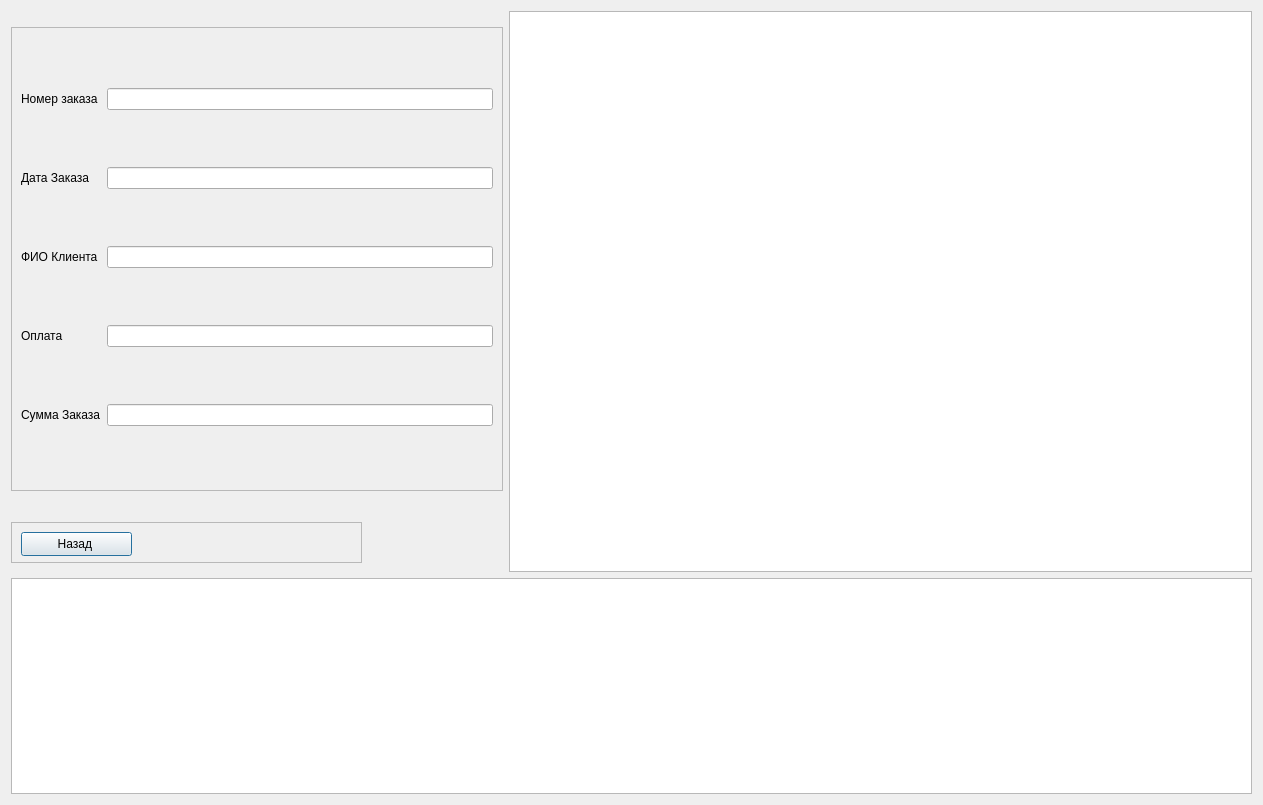
<?xml version="1.0" encoding="UTF-8"?>
<ui version="4.0">
 <class>ClientOrder</class>
 <widget class="QDialog" name="ClientOrder">
  <property name="geometry">
   <rect>
    <x>0</x>
    <y>0</y>
    <width>1263</width>
    <height>805</height>
   </rect>
  </property>
  <property name="windowTitle">
   <string>Dialog</string>
  </property>
  <layout class="QGridLayout" name="gridLayout_2">
   <item row="0" column="0">
    <widget class="QFrame" name="frame">
     <property name="minimumSize">
      <size>
       <width>335</width>
       <height>326</height>
      </size>
     </property>
     <property name="maximumSize">
      <size>
       <width>492</width>
       <height>464</height>
      </size>
     </property>
     <property name="frameShape">
      <enum>QFrame::StyledPanel</enum>
     </property>
     <property name="frameShadow">
      <enum>QFrame::Raised</enum>
     </property>
     <layout class="QGridLayout" name="gridLayout">
      <item row="0" column="0">
       <widget class="QLabel" name="lbNumber">
        <property name="text">
         <string>Номер заказа </string>
        </property>
       </widget>
      </item>
      <item row="0" column="1">
       <widget class="QLineEdit" name="leOrder_number"/>
      </item>
      <item row="1" column="0">
       <widget class="QLabel" name="lbDate">
        <property name="text">
         <string>Дата Заказа</string>
        </property>
       </widget>
      </item>
      <item row="1" column="1">
       <widget class="QLineEdit" name="leDate"/>
      </item>
      <item row="2" column="0">
       <widget class="QLabel" name="lbID_c">
        <property name="text">
         <string>ФИО Клиента </string>
        </property>
       </widget>
      </item>
      <item row="2" column="1">
       <widget class="QLineEdit" name="leFio_client"/>
      </item>
      <item row="3" column="0">
       <widget class="QLabel" name="lbPay">
        <property name="text">
         <string>Оплата</string>
        </property>
       </widget>
      </item>
      <item row="3" column="1">
       <widget class="QLineEdit" name="lePay"/>
      </item>
      <item row="4" column="0">
       <widget class="QLabel" name="lbSum">
        <property name="text">
         <string>Сумма Заказа</string>
        </property>
       </widget>
      </item>
      <item row="4" column="1">
       <widget class="QLineEdit" name="leSum"/>
      </item>
     </layout>
    </widget>
   </item>
   <item row="0" column="1" rowspan="2">
    <widget class="QTableWidget" name="twOrg">
     <property name="minimumSize">
      <size>
       <width>561</width>
       <height>561</height>
      </size>
     </property>
    </widget>
   </item>
   <item row="1" column="0">
    <widget class="QFrame" name="frame_4">
     <property name="minimumSize">
      <size>
       <width>351</width>
       <height>41</height>
      </size>
     </property>
     <property name="maximumSize">
      <size>
       <width>351</width>
       <height>41</height>
      </size>
     </property>
     <property name="frameShape">
      <enum>QFrame::StyledPanel</enum>
     </property>
     <property name="frameShadow">
      <enum>QFrame::Raised</enum>
     </property>
     <widget class="QPushButton" name="btnBack">
      <property name="geometry">
       <rect>
        <x>10</x>
        <y>10</y>
        <width>111</width>
        <height>24</height>
       </rect>
      </property>
      <property name="text">
       <string>Назад </string>
      </property>
     </widget>
    </widget>
   </item>
   <item row="2" column="0" colspan="2">
    <widget class="QTextEdit" name="teResult">
     <property name="sizePolicy">
      <sizepolicy hsizetype="Minimum" vsizetype="Expanding">
       <horstretch>0</horstretch>
       <verstretch>0</verstretch>
      </sizepolicy>
     </property>
     <property name="readOnly">
      <bool>true</bool>
     </property>
    </widget>
   </item>
  </layout>
 </widget>
 <resources/>
 <connections/>
</ui>
